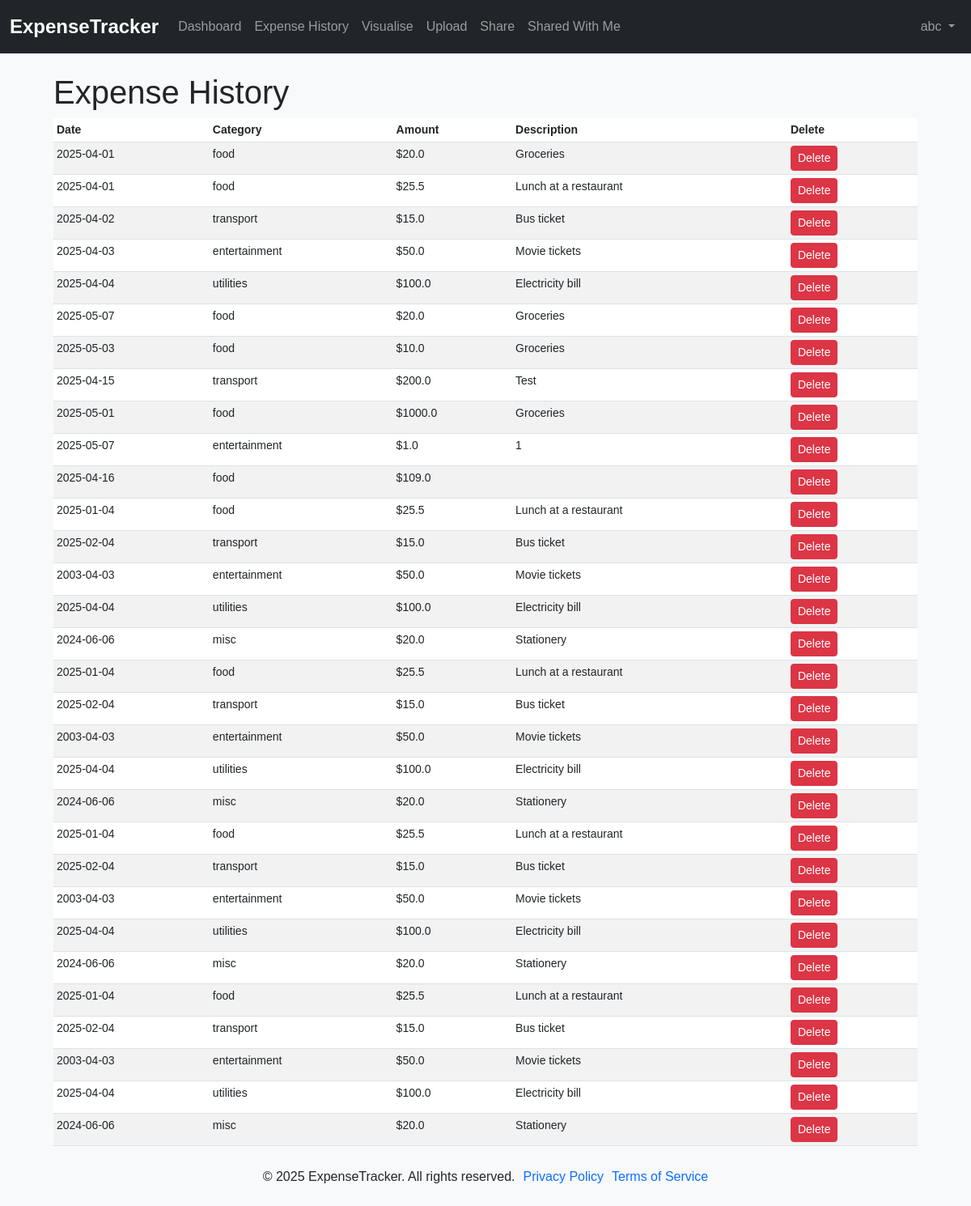
/expense-history (signed in), run on the app's committed database.
### ExpenseTracker/models.py (models this page shows, shortened)
class User(db.Model, UserMixin):
    id = db.Column(db.Integer, primary_key=True)
    username = db.Column(db.String(20), unique=True, nullable=False)
    email = db.Column(db.String(120), unique=True, nullable=False)
    password = db.Column(db.String(60), nullable=False)
    expenses = db.relationship('Expense', backref='owner', lazy=True)

class Expense(db.Model):
    id = db.Column(db.Integer, primary_key=True)
    amount = db.Column(db.Float, nullable=False)
    category = db.Column(db.String(50), nullable=False)
    date = db.Column(db.DateTime, nullable=False, default=lambda: datetime.now(timezone.utc))
    description = db.Column(db.String(200), nullable=True)
    user_id = db.Column(db.Integer, db.ForeignKey('user.id'), nullable=False)

### ExpenseTracker/routes.py (the view)
@app.route("/expense-history")
@login_required
def expense_history():
    expenses = Expense.query.filter_by(user_id=current_user.id).all()
    return render_template("expense-history.html", expenses=expenses)

### ExpenseTracker/models.py (called while the page is built)
@login_manager.user_loader
def load_user(user_id):
    return User.query.get(int(user_id))

### ExpenseTracker/templates/expense-history.html (shortened to what this page needs)
{% extends "base.html" %}
{% block content %}
<main class="col-md-12 ms-sm-auto col-lg-12 px-md-4">
    <h1>Expense History</h1>
    <div class="table-responsive small">
        <table class="table table-striped table-sm">
          <thead>
            <tr>
              <th scope="col">Date</th>
              <th scope="col">Category</th>
              <th scope="col">Amount</th>
              <th scope="col">Description</th>
              <th scope="col">Delete</th>
            </tr>
          </thead>
          <tbody>
            {% for expense in expenses %}
            <tr>
              <td>{{ expense.date.strftime('%Y-%m-%d') }}</td>
              <td>{{ expense.category }}</td>
              <td>${{ expense.amount }}</td>
              <td>{{ expense.description }}</td>
              <td>
                <form method="POST" action="{{ url_for('delete_expense', expense_id=expense.id) }}">
                  <button type="submit" class="btn btn-danger btn-sm">Delete</button>
                </form>
            </td>
            </tr>
            {% endfor %}
          </tbody>
        </table>
    </div>
</main>
{% endblock %}

### ExpenseTracker/templates/base.html (shortened to what this page needs)
<!DOCTYPE html>
<html lang="en">
<head>
  <link href="https://cdn.jsdelivr.net/npm/bootstrap@5.3.0/dist/css/bootstrap.min.css" rel="stylesheet">
  <link href="https://cdnjs.cloudflare.com/ajax/libs/font-awesome/6.0.0-beta3/css/all.min.css" rel="stylesheet">
  <link rel="stylesheet" href="{{ url_for('static', filename='styles.css') }}">
  <link rel="stylesheet" href="{{ url_for('static', filename='login.css') }}">
  <link rel="stylesheet" href="{{ url_for('static', filename='register.css') }}">
  <link rel="stylesheet" href="{{ url_for('static', filename='forgot-password.css') }}">
  <link rel="stylesheet" href="{{ url_for('static', filename='reset-password.css') }}">
  <link rel="stylesheet" href="{{ url_for('static', filename='dashboard.css') }}">
</head>
<body>
  <nav class="navbar navbar-expand-lg navbar-dark bg-dark mb-4">
    <div class="container-fluid">
      <a class="navbar-brand" href="/">ExpenseTracker</a>
      {% if current_user.is_authenticated %}
      <div class="collapse navbar-collapse justify-content-between" id="navbarSupportedContent">
        <ul class="navbar-nav mr-auto">
          <li class="nav-item active">
            <a class="nav-link" href="{{ url_for('dashboard') }}">Dashboard</a>
          </li>
          <li class="nav-item">
            <a class="nav-link" href="{{ url_for('expense_history') }}">Expense History</a>
          </li>
          <li class="nav-item">
            <a class="nav-link" href="{{ url_for('visualise') }}">Visualise</a>
          </li>
          <li class="nav-item">
            <a class="nav-link" href="{{ url_for('upload') }}">Upload</a>
          </li>
          <li class="nav-item">
            <a class="nav-link" href="{{ url_for('share') }}">Share</a>
          </li>
          <li class="nav-item">
            <a class="nav-link" href="{{ url_for('shared_with_me') }}">Shared With Me</a>
          </li>
        </ul>
        <ul class="nav navbar-nav navbar-right">
          <li class="nav-item dropdown">
            <a class="nav-link dropdown-toggle" href="#" id="navbarDarkDropdownMenuLink" role="button" data-bs-toggle="dropdown" aria-expanded="false">
              {{ current_user.username }}
            </a>
          </li>
        </ul>
      </div>
      {% else %}
      <div>
        <a href="/login" class="btn btn-outline-light me-2">Login</a>
      </div>
      {% endif %}
    </div>
  </nav>
  <div class="toast-container position-fixed p-3">
  </div>
  <div class="container">
    {% block content %}{% endblock %}
  </div>
  <footer class="footer">
    <p>&copy; 2025 ExpenseTracker. All rights reserved.</p>
    <p><a href="{{ url_for('privacy_policy') }}">Privacy Policy</a></p>
    <p><a href="{{ url_for('terms_of_service') }}">Terms of Service</a></p>
  </footer>
</body>
</html>

### ExpenseTracker/static/styles.css (style rules this page uses)
body { font-family: Arial, sans-serif; margin: 0; padding: 0; background-color: #f8f9fa; }
.container { margin-top: 20px; }
.navbar { background-color: #343a40; }
.navbar-brand { font-weight: bold; font-size: 1.5rem; }
ul { list-style-position: inside; padding-left: 0; }
li { margin: 5px 0; }
.footer { display: flex; justify-content: center; align-items: center; text-align: center; padding: 10px 0; gap: 10px; }
.footer a { text-decoration: none; }
.toast-container { width: 100%; left: 50%; transform: translateX(-50%); display: flex; justify-content: center; }

### data on the page
User: username "abc"
Expense: date "2025-04-01", category "food", amount "20.0", description "Groceries"
Expense: date "2025-04-01", category "food", amount "25.5", description "Lunch at a restaurant"
Expense: date "2025-04-02", category "transport", amount "15.0", description "Bus ticket"
Expense: date "2025-04-03", category "entertainment", amount "50.0", description "Movie tickets"
Expense: date "2025-04-04", category "utilities", amount "100.0", description "Electricity bill"
Expense: date "2025-05-07", category "food", amount "20.0", description "Groceries"
Expense: date "2025-05-03", category "food", amount "10.0", description "Groceries"
Expense: date "2025-04-15", category "transport", amount "200.0", description "Test"
Expense: date "2025-05-01", category "food", amount "1000.0", description "Groceries"
Expense: date "2025-05-07", category "entertainment", amount "1.0", description "1"
Expense: date "2025-04-16", category "food", amount "109.0"
Expense: date "2025-01-04", category "food", amount "25.5", description "Lunch at a restaurant"
Expense: date "2025-02-04", category "transport", amount "15.0", description "Bus ticket"
Expense: date "2003-04-03", category "entertainment", amount "50.0", description "Movie tickets"
Expense: date "2025-04-04", category "utilities", amount "100.0", description "Electricity bill"
Expense: date "2024-06-06", category "misc", amount "20.0", description "Stationery"
Expense: date "2025-01-04", category "food", amount "25.5", description "Lunch at a restaurant"
Expense: date "2025-02-04", category "transport", amount "15.0", description "Bus ticket"
Expense: date "2003-04-03", category "entertainment", amount "50.0", description "Movie tickets"
Expense: date "2025-04-04", category "utilities", amount "100.0", description "Electricity bill"
Expense: date "2024-06-06", category "misc", amount "20.0", description "Stationery"
Expense: date "2025-01-04", category "food", amount "25.5", description "Lunch at a restaurant"
Expense: date "2025-02-04", category "transport", amount "15.0", description "Bus ticket"
Expense: date "2003-04-03", category "entertainment", amount "50.0", description "Movie tickets"
Expense: date "2025-04-04", category "utilities", amount "100.0", description "Electricity bill"
Expense: date "2024-06-06", category "misc", amount "20.0", description "Stationery"
Expense: date "2025-01-04", category "food", amount "25.5", description "Lunch at a restaurant"
Expense: date "2025-02-04", category "transport", amount "15.0", description "Bus ticket"
Expense: date "2003-04-03", category "entertainment", amount "50.0", description "Movie tickets"
Expense: date "2025-04-04", category "utilities", amount "100.0", description "Electricity bill"
Expense: date "2024-06-06", category "misc", amount "20.0", description "Stationery"
